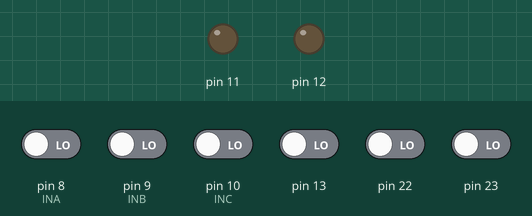
A sketch run on a simulated Arduino Uno, built with avr-gcc and run on an emulated ATmega328P. Parts: output pins drawn as LEDs (lit = HIGH). The inputs (shaded band) are chosen by the test bench; at power-on: pin 8 (INA), pin 9 (INB), pin 10 (INC), pin 13, pin 22, pin 23 LOW.

Above: at 1.2 s.
1.3 s: pin 8 (INA) driven HIGH
At 2.3 s:
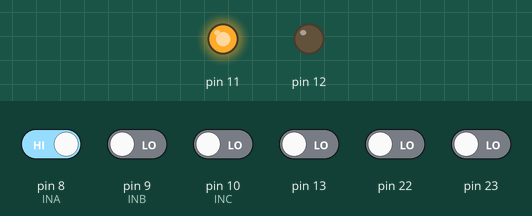
2.8 s: pin 10 (INC) driven HIGH
At 3.5 s:
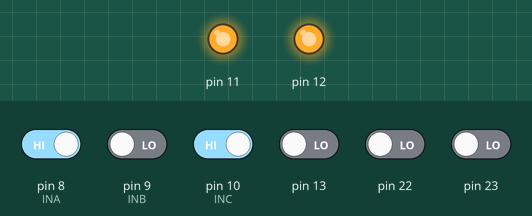
4.3 s: pin 10 (INC) driven LOW
At 4.6 s:
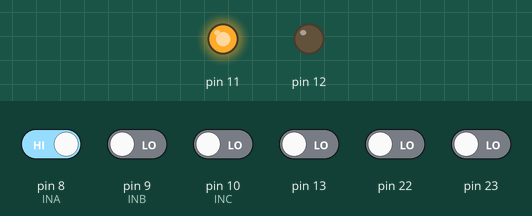
5.8 s: pin 8 (INA) driven LOW
At 7.0 s:
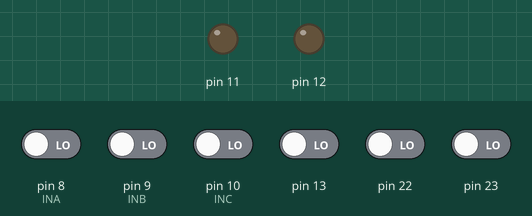
7.3 s: pin 9 (INB) driven HIGH and pin 10 (INC) driven HIGH
At 8.1 s:
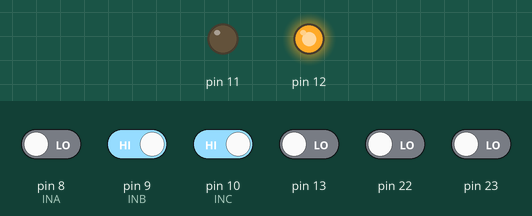
Timing chart, 0 to 9.8 s (numbered marks = the images above; inputs shaded):
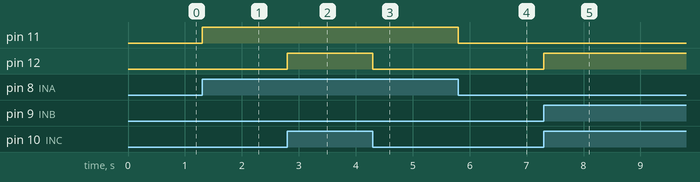

The sketch:

reset.ino
```cpp
/*
 * RESET LOGIC
 *
 * Power OLED display only when esp8266 is on. When esp8266 is in deep sleep
 * mode, allow "next image" button to wake the esp8266 (but prevent the button
 * from resetting the esp8266 when it's active).
 *
 *  ATTiny overview
 *                           +-\/-+
 *                Reset PB5 1|    |8 VCC
 *        display power PB3 2|    |7 PB2  input c -- W̅A̅K̅E̅ (GPIO16)
 *      R̅E̅S̅E̅T̅ ((a|b)&c) PB4 3|    |6 PB1  input b -- N̅E̅X̅T̅ (button))
 *                      GND 4|    |5 PB0  input a -- ACTIVE (GPIO14)
 *                            ----
 */

#define READ_BIT(var, pos) (((var) >> (pos)) & 1)
#define SET_BIT(var, pos) ((var) |= (1U << (pos)))
#define CLEAR_BIT(var, pos) ((var) &= (~(1U << (pos))))

#define INA 0
#define INB 1
#define INC 2

#define DISPLAY 3
#define RESET 4

void setup() {
  DDRB = B00011000; // set PORTB outputs
  PORTB = B00000111; //enable all pull ups
}

void loop() {

  // espActive is high if the esp8266 is active,
  // low if it is asleep
  boolean espActive = READ_BIT(PINB, INA);

  // wakeReq is low if the user has requested
  // wake via button AND the esp8266 is sleeping
  boolean wakeReq = (espActive | READ_BIT(PINB, INB)) ;

  // reset signal goes low if user requests wake or if rtc lowers WAKE pin
  boolean resetVal = (wakeReq & READ_BIT(PINB, INC));

  // set outputs
  byte output = B00000000;
  espActive ? SET_BIT(output, DISPLAY) : CLEAR_BIT(output, DISPLAY);
  resetVal ? SET_BIT(output, RESET) : CLEAR_BIT(output, RESET);
  PORTB = output;
}
```

Measured:
- after the input at 1.3 s, pin 11: LOW → HIGH at once
- after the input at 2.8 s, pin 12: LOW → HIGH at once
- after the input at 4.3 s, pin 12: HIGH → LOW at once
- after the input at 5.8 s, pin 11: HIGH → LOW at once
- after the input at 7.3 s, pin 12: LOW → HIGH at once
